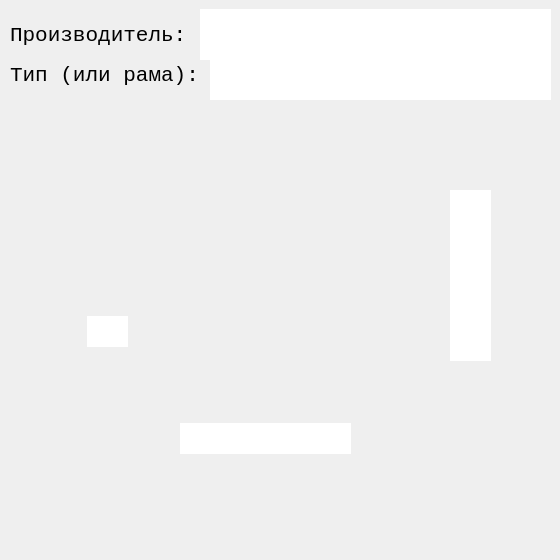
<?xml version="1.0" encoding="UTF-8"?>
<ui version="4.0">
 <class>Dialog</class>
 <widget class="QDialog" name="Dialog">
  <property name="geometry">
   <rect>
    <x>0</x>
    <y>0</y>
    <width>560</width>
    <height>560</height>
   </rect>
  </property>
  <property name="sizePolicy">
   <sizepolicy hsizetype="Fixed" vsizetype="Fixed">
    <horstretch>0</horstretch>
    <verstretch>0</verstretch>
   </sizepolicy>
  </property>
  <property name="minimumSize">
   <size>
    <width>560</width>
    <height>560</height>
   </size>
  </property>
  <property name="maximumSize">
   <size>
    <width>560</width>
    <height>560</height>
   </size>
  </property>
  <property name="windowTitle">
   <string>Раскос</string>
  </property>
  <property name="windowIcon">
   <iconset>
    <normaloff>../pics/thumbs/diagonal/diag_1.jpg</normaloff>../pics/thumbs/diagonal/diag_1.jpg</iconset>
  </property>
  <property name="whatsThis">
   <string/>
  </property>
  <property name="accessibleDescription">
   <string/>
  </property>
  <widget class="QLabel" name="label">
   <property name="geometry">
    <rect>
     <x>0</x>
     <y>0</y>
     <width>560</width>
     <height>560</height>
    </rect>
   </property>
   <property name="sizePolicy">
    <sizepolicy hsizetype="Fixed" vsizetype="Fixed">
     <horstretch>0</horstretch>
     <verstretch>0</verstretch>
    </sizepolicy>
   </property>
   <property name="minimumSize">
    <size>
     <width>560</width>
     <height>560</height>
    </size>
   </property>
   <property name="maximumSize">
    <size>
     <width>560</width>
     <height>560</height>
    </size>
   </property>
   <property name="autoFillBackground">
    <bool>true</bool>
   </property>
   <property name="text">
    <string/>
   </property>
   <property name="pixmap">
    <pixmap>../pics/main/diagonal/diag_6.jpg</pixmap>
   </property>
   <property name="scaledContents">
    <bool>false</bool>
   </property>
   <property name="alignment">
    <set>Qt::AlignCenter</set>
   </property>
   <property name="margin">
    <number>0</number>
   </property>
  </widget>
  <widget class="QLineEdit" name="lineEdit">
   <property name="geometry">
    <rect>
     <x>87</x>
     <y>316</y>
     <width>41</width>
     <height>31</height>
    </rect>
   </property>
   <property name="font">
    <font>
     <family>Courier New</family>
     <pointsize>14</pointsize>
     <weight>75</weight>
     <italic>false</italic>
     <bold>true</bold>
    </font>
   </property>
   <property name="focusPolicy">
    <enum>Qt::ClickFocus</enum>
   </property>
   <property name="autoFillBackground">
    <bool>true</bool>
   </property>
   <property name="inputMethodHints">
    <set>Qt::ImhNone</set>
   </property>
   <property name="text">
    <string/>
   </property>
   <property name="maxLength">
    <number>3</number>
   </property>
   <property name="frame">
    <bool>false</bool>
   </property>
   <property name="alignment">
    <set>Qt::AlignBottom|Qt::AlignRight|Qt::AlignTrailing</set>
   </property>
  </widget>
  <widget class="QLineEdit" name="lineEdit_2">
   <property name="geometry">
    <rect>
     <x>450</x>
     <y>190</y>
     <width>41</width>
     <height>171</height>
    </rect>
   </property>
   <property name="font">
    <font>
     <family>Courier New</family>
     <pointsize>14</pointsize>
     <weight>75</weight>
     <italic>false</italic>
     <bold>true</bold>
    </font>
   </property>
   <property name="tabletTracking">
    <bool>false</bool>
   </property>
   <property name="focusPolicy">
    <enum>Qt::ClickFocus</enum>
   </property>
   <property name="autoFillBackground">
    <bool>false</bool>
   </property>
   <property name="text">
    <string/>
   </property>
   <property name="maxLength">
    <number>3</number>
   </property>
   <property name="frame">
    <bool>false</bool>
   </property>
   <property name="alignment">
    <set>Qt::AlignLeading|Qt::AlignLeft|Qt::AlignVCenter</set>
   </property>
  </widget>
  <widget class="QLineEdit" name="lineEdit_4">
   <property name="geometry">
    <rect>
     <x>180</x>
     <y>423</y>
     <width>171</width>
     <height>31</height>
    </rect>
   </property>
   <property name="font">
    <font>
     <family>Courier New</family>
     <pointsize>14</pointsize>
     <weight>75</weight>
     <italic>false</italic>
     <bold>true</bold>
    </font>
   </property>
   <property name="focusPolicy">
    <enum>Qt::ClickFocus</enum>
   </property>
   <property name="text">
    <string/>
   </property>
   <property name="maxLength">
    <number>3</number>
   </property>
   <property name="frame">
    <bool>false</bool>
   </property>
   <property name="alignment">
    <set>Qt::AlignBottom|Qt::AlignHCenter</set>
   </property>
  </widget>
  <widget class="QLabel" name="label_2">
   <property name="geometry">
    <rect>
     <x>10</x>
     <y>10</y>
     <width>181</width>
     <height>51</height>
    </rect>
   </property>
   <property name="font">
    <font>
     <family>Courier New</family>
     <pointsize>16</pointsize>
     <weight>50</weight>
     <bold>false</bold>
    </font>
   </property>
   <property name="text">
    <string>Производитель:</string>
   </property>
  </widget>
  <widget class="QLineEdit" name="lineEdit_6">
   <property name="geometry">
    <rect>
     <x>200</x>
     <y>9</y>
     <width>351</width>
     <height>51</height>
    </rect>
   </property>
   <property name="font">
    <font>
     <family>Courier New</family>
     <pointsize>16</pointsize>
     <weight>75</weight>
     <bold>true</bold>
    </font>
   </property>
   <property name="frame">
    <bool>false</bool>
   </property>
   <property name="alignment">
    <set>Qt::AlignLeading|Qt::AlignLeft|Qt::AlignVCenter</set>
   </property>
  </widget>
  <widget class="QLineEdit" name="lineEdit_7">
   <property name="geometry">
    <rect>
     <x>210</x>
     <y>49</y>
     <width>341</width>
     <height>51</height>
    </rect>
   </property>
   <property name="font">
    <font>
     <family>Courier New</family>
     <pointsize>16</pointsize>
     <weight>75</weight>
     <bold>true</bold>
    </font>
   </property>
   <property name="text">
    <string/>
   </property>
   <property name="frame">
    <bool>false</bool>
   </property>
   <property name="alignment">
    <set>Qt::AlignLeading|Qt::AlignLeft|Qt::AlignVCenter</set>
   </property>
  </widget>
  <widget class="QLabel" name="label_3">
   <property name="geometry">
    <rect>
     <x>10</x>
     <y>50</y>
     <width>201</width>
     <height>51</height>
    </rect>
   </property>
   <property name="font">
    <font>
     <family>Courier New</family>
     <pointsize>16</pointsize>
     <weight>50</weight>
     <bold>false</bold>
    </font>
   </property>
   <property name="text">
    <string>Тип (или рама):</string>
   </property>
  </widget>
 </widget>
 <resources/>
 <connections/>
</ui>
